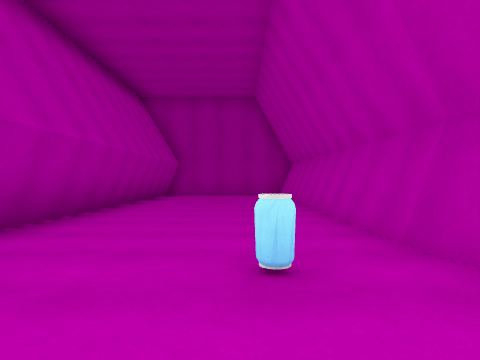
[1] (above)

17 first-person views from a walk through a scene from a Unity 3-D project. The camera is 1.2 m above the floor, looks level and sees 70° across. The floor is counted in squares, 2 m on a side. Each view is taken from the middle of a square. On the plan, view 1 faces up. The plan holds only what a view shows up to about 10 squares ahead; the rest is blank. The place goes on beyond the plan. The player is left out.

[2]
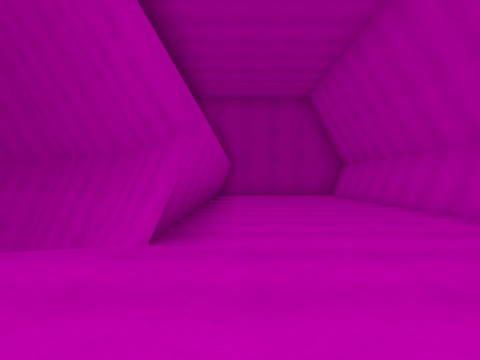

[3]
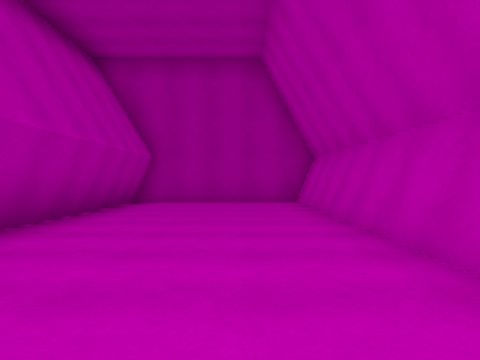

[4]
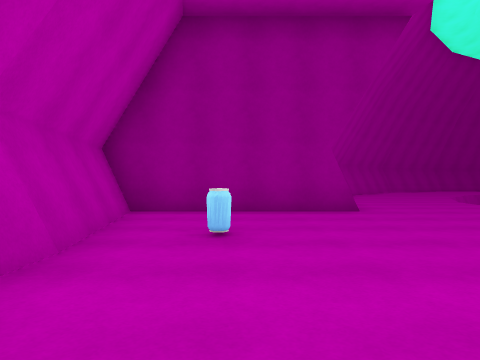

[5]
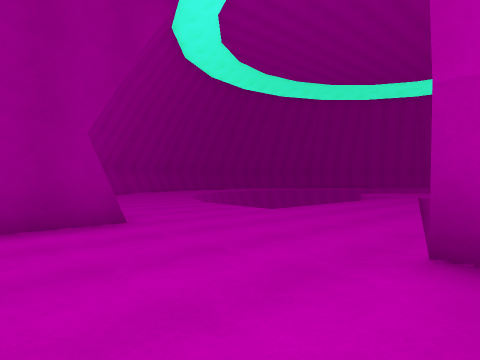

[6]
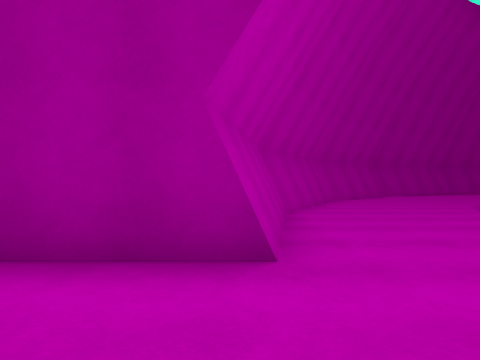

[7]
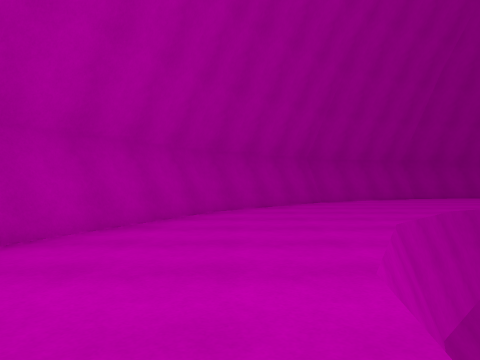

[8]
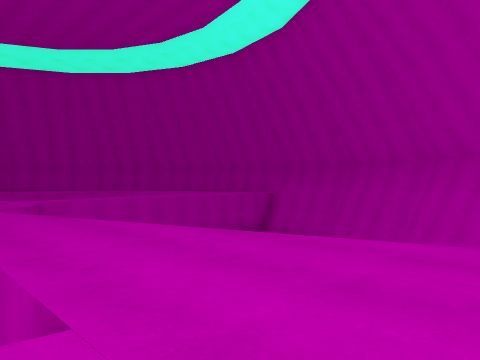

[9]
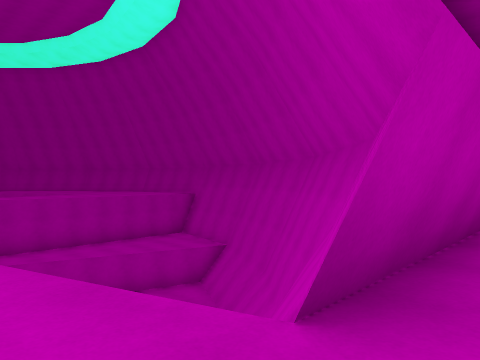

[10]
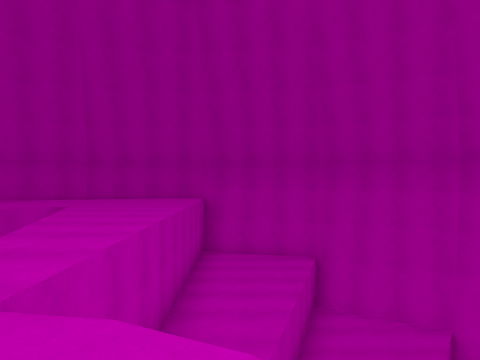

[11]
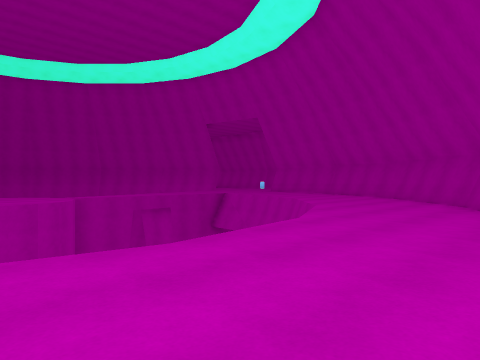

[12]
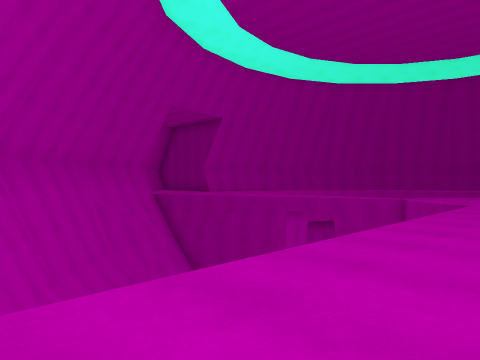

[13]
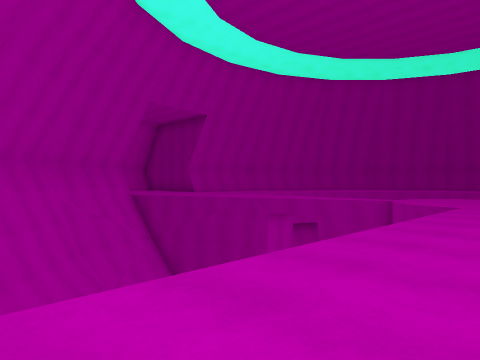

[14]
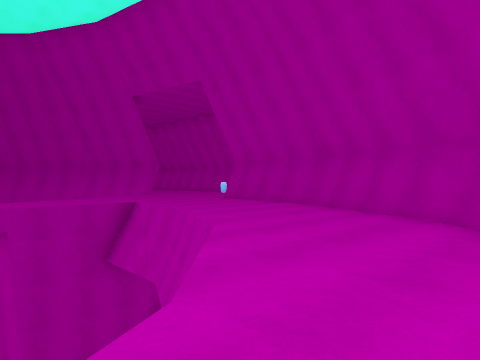

[15]
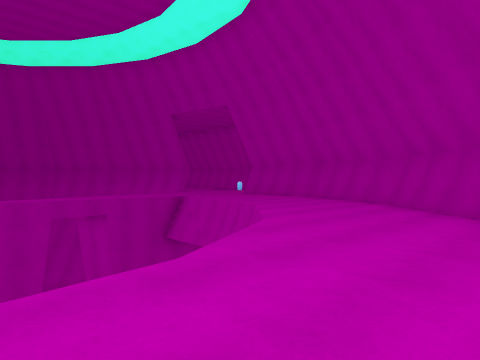

[16]
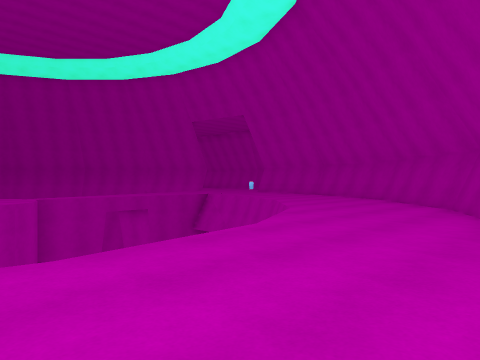

[17]
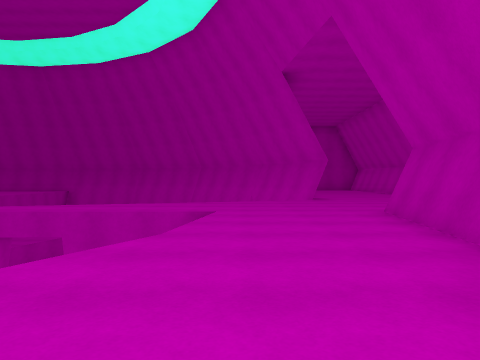

### Floor plan
Key: @ floor where view 1 was taken; # wall or solid block; . floor; v drop or lower ground; O other object.
Columns run from 20 left of view 1 to 2 right of it. Each row starts with its distance up from view 1.
 14                  ######
 13                  #....#
 12                  #....#
 11     ..v          #....#
 10 #.....vvvvv###   #....#
  9  .....vvvvvvv##  #....#
  8  .....vvvvvvvv####....#
  7   vv..vvvvvvvvv###....#
  6     ..vvv    vvv##....#
  5     v.vvv       ##....#
  4     v.vv        v#....#
  3      .v        vv.....#
  2      vv     vv......O.#
  1      ...vvv...........#
  0       ..............@.#
 -1       ..v     v...#####
 -2       ..v     v...#
 -3       v      vv...#
 -4              v....#
 -5             vv...##
 -6            vv....#
 -7            v....##
 -8          vv....##
 -9     vvvv......##
-10     .........##
-11     .......###
-12     ....

Where each view was taken, in squares from view 1:
view 1: 0 up, 0 right, facing up
view 2: 0 up, 2 left, facing up
view 3: 4 up, 0 right, facing up
view 4: 6 up, 0 right, facing down
view 5: 4 up, 0 right, facing down-left
view 6: 2 up, 2 left, facing down
view 7: 1 down, 5 left, facing down
view 8: 1 down, 4 left, facing up-left
view 9: 2 up, 2 left, facing up-left
view 10: 0 up, 13 left, facing up
view 11: 12 down, 16 left, facing up-right
view 12: 11 up, 16 left, facing down-right
view 13: 10 up, 16 left, facing down-right
view 14: 9 down, 10 left, facing up-right
view 15: 11 down, 13 left, facing up-right
view 16: 12 down, 15 left, facing up-right
view 17: 7 down, 5 left, facing up
